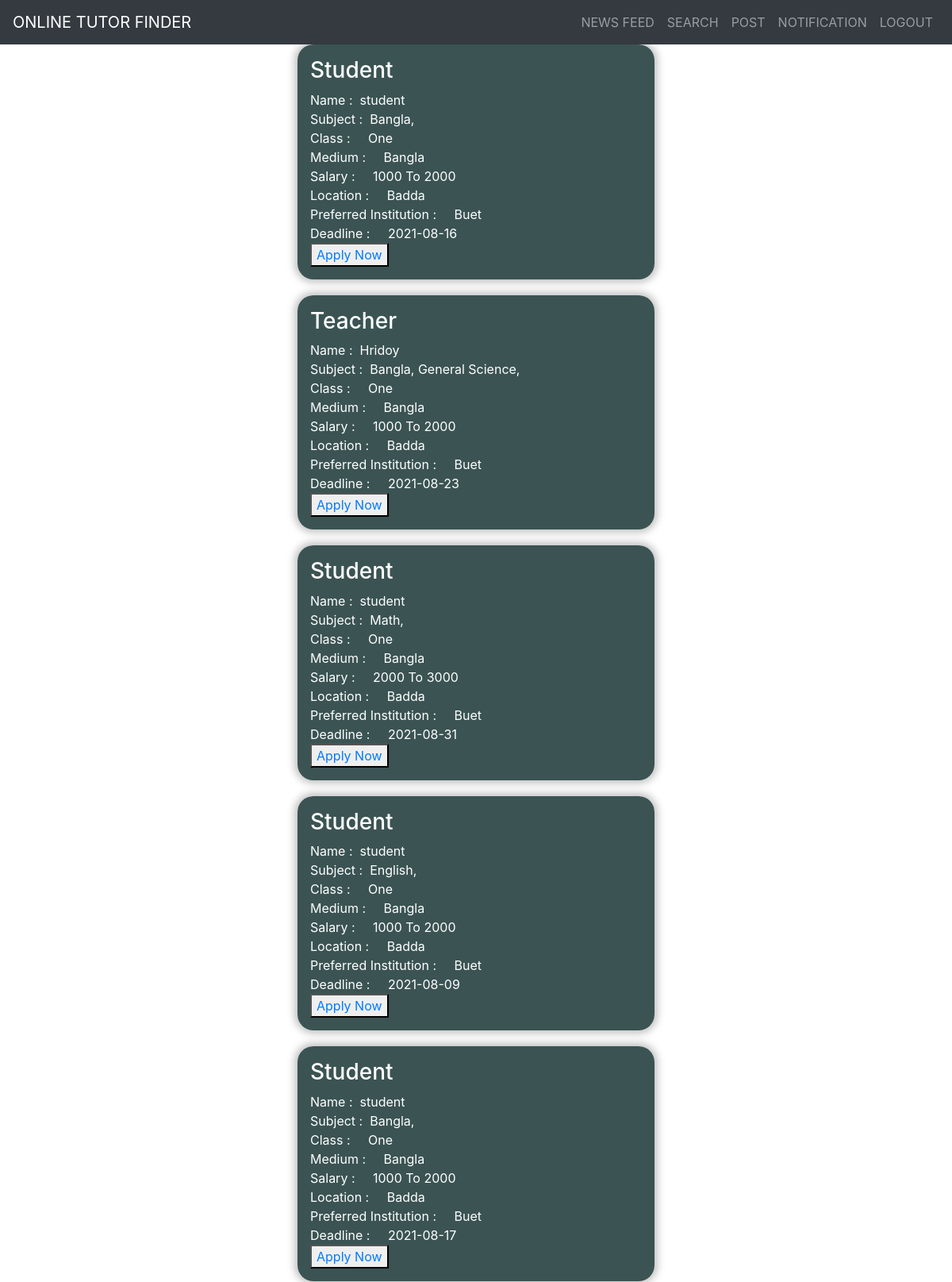
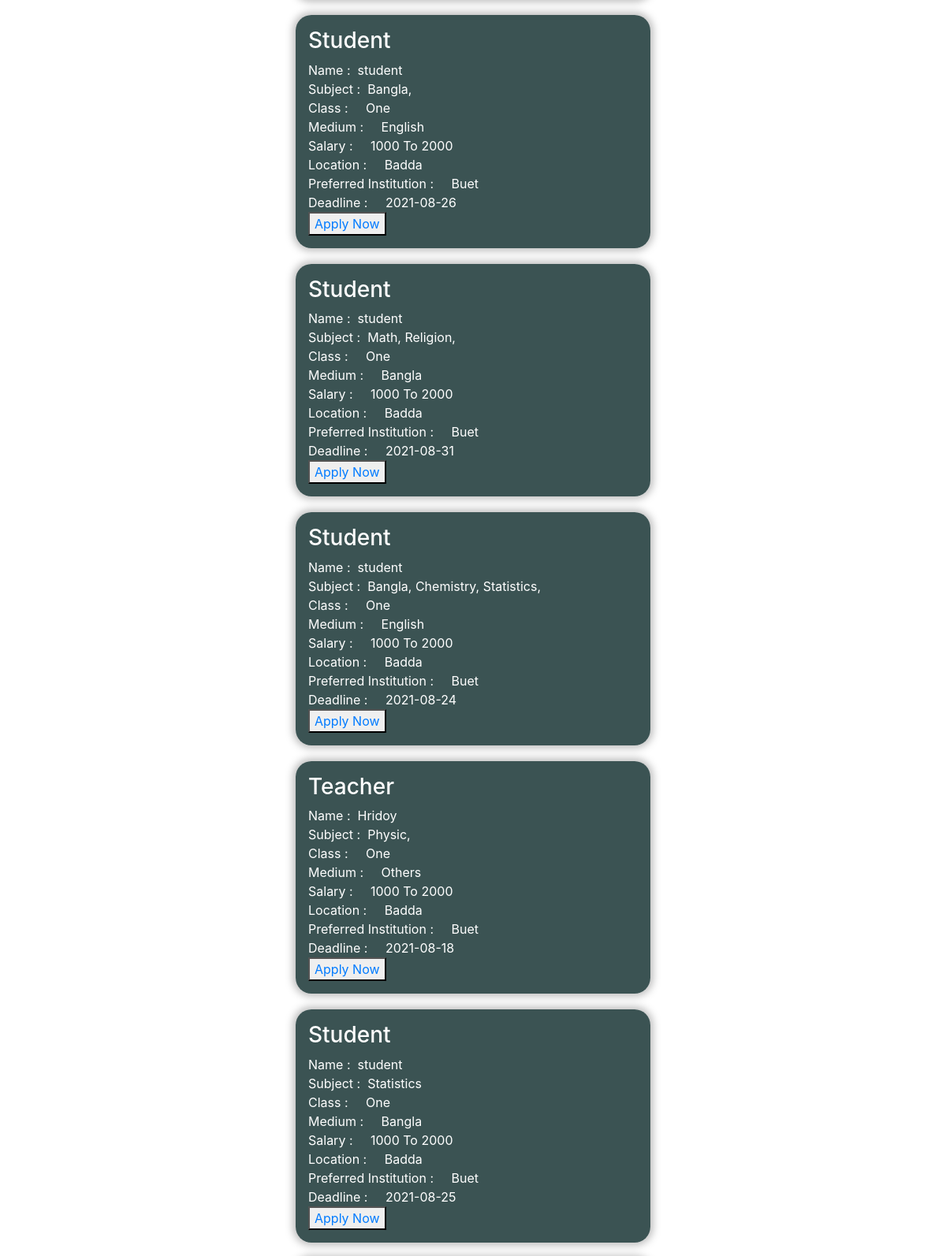
Screenshot of /NewsFeed.php (upper part) with the database file from the repository (2 pictures, top to bottom).
### tables this page shows
CREATE TABLE `posts` (
  `id` int(11) NOT NULL,
  `medium` varchar(100) NOT NULL,
  `subject` varchar(100) NOT NULL,
  `class` varchar(100) NOT NULL,
  `location` varchar(255) NOT NULL,
  `lowSal` int(100) NOT NULL,
  `highSal` int(100) NOT NULL,
  `institution` varchar(255) NOT NULL,
  `preftime` varchar(150) NOT NULL,
  `deadline` date NOT NULL,
  `userIdFk` int(10) NOT NULL,
  `name` varchar(50) NOT NULL,
  `status` varchar(10) NOT NULL
);

### NewsFeed.php (the view, shortened to what this page needs)
<!DOCTYPE html>
<html lang="en">
<head>
	<link rel="stylesheet" href="https://maxcdn.bootstrapcdn.com/bootstrap/4.0.0/css/bootstrap.min.css">
	<link rel="stylesheet" href="SStyle.css">
</head>
<body>
	<nav class="navbar navbar-expand-sm navbar-dark bg-dark ">
		<a href="#" class="navbar-brand"> ONLINE TUTOR FINDER </a>
		<ul class="navbar-nav ml-auto">
			<li class="nav-item"><a href="NewsFeed.php" class="nav-link "> NEWS FEED </a></li>
			<li class="nav-item"><a href="Search.php" class="nav-link "> SEARCH </a></li>
			<li class="nav-item"><a href="post.php" class="nav-link "> POST </a></li>
			<li class="nav-item"><a href="notification.php" class="nav-link "> NOTIFICATION </a></li>
			<li class="nav-item"><a href="logout.php" class="nav-link "> LOGOUT </a></li>
		</ul>
	</nav>
	<?php
	include 'control/database_connection.php';
		$q = "SELECT * FROM `posts` ORDER BY `id` DESC";
		$query = mysqli_query($conn,$q);
		while($res = mysqli_fetch_array($query)){
			if($_SESSION['status'] == $res['status'] && $_SESSION['status']!=3 ){
				continue;
			}
			elseif($_SESSION['status']==2 && $res['status']==0){
				continue;
			}
			else{
	?>
	<section class="Search_holder d-flex justify-content-center align-items-center">
		<form class="Search_form p-3" action="#" method="POST">
			<?php
				if($res['status']==0){
			?>
			<tr>
				<th align="left"> <h3>Student</h3> </th>
			</tr>
			<?php
				}
			?>
			<?php
				if($res['status']==1){
			?>
			<tr>
				<th align="left"> <h3>Teacher</h3> </th>
			</tr>
			<?php
				}
			?>
			<tr>
				<th align="left"> Name </th>
				<th align="left">:&nbsp;</th>
				<th align="left"><?php echo $res['name'] ?></th>
			</tr>
			<br>
			<tr>
				<th align="left"> Subject </th>
				<th align="left">:&nbsp;</th>
				<th align="left"><?php echo $res['subject'] ?></th>
			</tr>
			<br>
			<tr>
				<th align="left"> Class</th>
				<th align="left">: &nbsp; &nbsp;</th>
				<th align="left"> <?php echo $res['class'] ?> </th>
			</tr>
			<br>
			<tr>
				<th align="left"> Medium</th>
				<th align="left">: &nbsp; &nbsp;</th>
				<th align="left"> <?php echo $res['medium'] ?> </th>
			</tr>
			<br>
			<tr>
				<th align="left">Salary</th>
				<th align="left">: &nbsp; &nbsp;</th>
				<th align="left"><?php echo $res['lowSal'] ." To ". $res['highSal']; ?> </th>
			</tr>
			<br>
			<tr>
				<th align="left">Location</th>
				<th align="left">: &nbsp; &nbsp;</th>
				<th align="left"> <?php echo $res['location'] ?> </th>
			</tr>
			<br>
			<tr>
				<th align="left"> Preferred Institution</th>
				<th align="left">: &nbsp; &nbsp;</th>
				<th align="left"> <?php echo $res['institution'] ?> </th>
			</tr>
			<br>
			<tr>
				<th align="left"> Deadline</th>
				<th align="left">: &nbsp; &nbsp;</th>
				<th align="left"> <?php echo $res['deadline'] ?> </th>
			</tr>
			<br>
			<th align="left"><button> <a href="control/apply.php?id=<?php echo $res['id']; ?>"> Apply Now </a> </button></th>
		</form>
	</section>
	<?php
			}
		}
	?>
</body>
</html>

### SStyle.css (style rules this page uses)
.Search_form { width: 450px; background-color: #334d4df5; border-radius: 20px; box-shadow: 0 0 10px 4px rgba(128, 128, 128, 0.479); color:white; }
.Search_holder { height:-10%; margin-bottom: 20px; }

### rows the page displays
posts: status "Student", name "student", subject "Bangla,", class "One", medium "Bangla", lowSal "1000", highSal "2000", location "Badda", institution "Buet", deadline "2021-08-16"
posts: status "Teacher", name "Hridoy", subject "Bangla, General Science,", class "One", medium "Bangla", lowSal "1000", highSal "2000", location "Badda", institution "Buet", deadline "2021-08-23"
posts: status "Student", name "student", subject "Math,", class "One", medium "Bangla", lowSal "2000", highSal "3000", location "Badda", institution "Buet", deadline "2021-08-31"
posts: status "Student", name "student", subject "English,", class "One", medium "Bangla", lowSal "1000", highSal "2000", location "Badda", institution "Buet", deadline "2021-08-09"
posts: status "Student", name "student", subject "Bangla,", class "One", medium "Bangla", lowSal "1000", highSal "2000", location "Badda", institution "Buet", deadline "2021-08-17"
posts: status "Student", name "student", subject "Bangla,", class "One", medium "English", lowSal "1000", highSal "2000", location "Badda", institution "Buet", deadline "2021-08-26"
posts: status "Student", name "student", subject "Math, Religion,", class "One", medium "Bangla", lowSal "1000", highSal "2000", location "Badda", institution "Buet", deadline "2021-08-31"
posts: status "Student", name "student", subject "Bangla, Chemistry, Statistics,", class "One", medium "English", lowSal "1000", highSal "2000", location "Badda", institution "Buet", deadline "2021-08-24"
posts: status "Teacher", name "Hridoy", subject "Physic,", class "One", medium "Others", lowSal "1000", highSal "2000", location "Badda", institution "Buet", deadline "2021-08-18"
posts: status "Student", name "student", subject "Statistics", class "One", medium "Bangla", lowSal "1000", highSal "2000", location "Badda", institution "Buet", deadline "2021-08-25"
